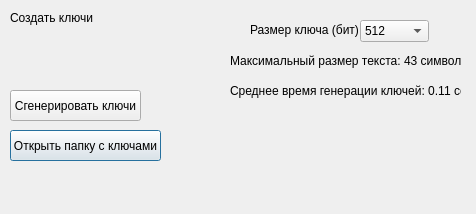
<?xml version="1.0" encoding="UTF-8"?>
<ui version="4.0">
 <class>Dialog</class>
 <widget class="QDialog" name="Dialog">
  <property name="geometry">
   <rect>
    <x>0</x>
    <y>0</y>
    <width>476</width>
    <height>214</height>
   </rect>
  </property>
  <property name="windowTitle">
   <string>Dialog</string>
  </property>
  <widget class="QLabel" name="label">
   <property name="geometry">
    <rect>
     <x>10</x>
     <y>10</y>
     <width>91</width>
     <height>16</height>
    </rect>
   </property>
   <property name="text">
    <string>Создать ключи</string>
   </property>
  </widget>
  <widget class="QComboBox" name="keysize">
   <property name="geometry">
    <rect>
     <x>360</x>
     <y>20</y>
     <width>69</width>
     <height>22</height>
    </rect>
   </property>
   <item>
    <property name="text">
     <string>512</string>
    </property>
   </item>
   <item>
    <property name="text">
     <string>1024</string>
    </property>
   </item>
   <item>
    <property name="text">
     <string>2048</string>
    </property>
   </item>
  </widget>
  <widget class="QLabel" name="label_2">
   <property name="geometry">
    <rect>
     <x>250</x>
     <y>20</y>
     <width>111</width>
     <height>20</height>
    </rect>
   </property>
   <property name="text">
    <string>Размер ключа (бит)</string>
   </property>
  </widget>
  <widget class="QPushButton" name="folder_open_button">
   <property name="geometry">
    <rect>
     <x>10</x>
     <y>130</y>
     <width>151</width>
     <height>31</height>
    </rect>
   </property>
   <property name="text">
    <string>Открыть папку с ключами</string>
   </property>
  </widget>
  <widget class="QLabel" name="time_gen">
   <property name="geometry">
    <rect>
     <x>230</x>
     <y>80</y>
     <width>231</width>
     <height>21</height>
    </rect>
   </property>
   <property name="text">
    <string>Среднее время генерации ключей: 0.11 сек</string>
   </property>
  </widget>
  <widget class="QLabel" name="max_sim">
   <property name="geometry">
    <rect>
     <x>230</x>
     <y>50</y>
     <width>231</width>
     <height>21</height>
    </rect>
   </property>
   <property name="text">
    <string>Максимальный размер текста: 43 символов </string>
   </property>
  </widget>
  <widget class="QPushButton" name="generate_key">
   <property name="geometry">
    <rect>
     <x>10</x>
     <y>90</y>
     <width>131</width>
     <height>31</height>
    </rect>
   </property>
   <property name="text">
    <string>Сгенерировать ключи</string>
   </property>
  </widget>
 </widget>
 <resources/>
 <connections/>
</ui>
